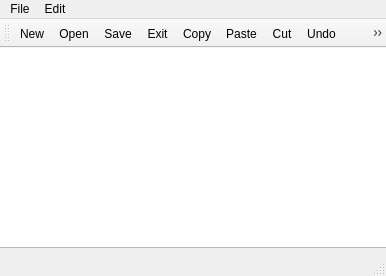
<?xml version="1.0" encoding="UTF-8"?>
<ui version="4.0">
 <class>MainWindow</class>
 <widget class="QMainWindow" name="MainWindow">
  <property name="geometry">
   <rect>
    <x>0</x>
    <y>0</y>
    <width>386</width>
    <height>276</height>
   </rect>
  </property>
  <property name="windowTitle">
   <string>MainWindow</string>
  </property>
  <widget class="QWidget" name="centralwidget">
   <widget class="QWidget" name="verticalLayoutWidget">
    <property name="geometry">
     <rect>
      <x>-1</x>
      <y>-1</y>
      <width>391</width>
      <height>201</height>
     </rect>
    </property>
    <layout class="QVBoxLayout" name="verticalLayout">
     <item>
      <widget class="QTextEdit" name="textEdit"/>
     </item>
    </layout>
   </widget>
  </widget>
  <widget class="QMenuBar" name="menubar">
   <property name="geometry">
    <rect>
     <x>0</x>
     <y>0</y>
     <width>386</width>
     <height>21</height>
    </rect>
   </property>
   <widget class="QMenu" name="menuFile">
    <property name="title">
     <string>File</string>
    </property>
    <addaction name="actionNew"/>
    <addaction name="actionOpen"/>
    <addaction name="actionSave"/>
    <addaction name="actionSave_as"/>
    <addaction name="actionExit"/>
   </widget>
   <widget class="QMenu" name="menuEdit">
    <property name="title">
     <string>Edit</string>
    </property>
    <addaction name="actionCopy"/>
    <addaction name="actionPaste"/>
    <addaction name="actionCut"/>
    <addaction name="actionUndo"/>
    <addaction name="actionRedo"/>
   </widget>
   <addaction name="menuFile"/>
   <addaction name="menuEdit"/>
  </widget>
  <widget class="QStatusBar" name="statusbar"/>
  <widget class="QToolBar" name="toolBar">
   <property name="windowTitle">
    <string>toolBar</string>
   </property>
   <attribute name="toolBarArea">
    <enum>TopToolBarArea</enum>
   </attribute>
   <attribute name="toolBarBreak">
    <bool>false</bool>
   </attribute>
   <addaction name="actionNew"/>
   <addaction name="actionOpen"/>
   <addaction name="actionSave"/>
   <addaction name="actionExit"/>
   <addaction name="actionCopy"/>
   <addaction name="actionPaste"/>
   <addaction name="actionCut"/>
   <addaction name="actionUndo"/>
   <addaction name="actionRedo"/>
  </widget>
  <action name="actionNew">
   <property name="icon">
    <iconset resource="Resources.qrc">
     <normaloff>:/imgs/Icons/New.bmp</normaloff>:/imgs/Icons/New.bmp</iconset>
   </property>
   <property name="text">
    <string>New</string>
   </property>
   <property name="shortcut">
    <string>Ctrl+N</string>
   </property>
  </action>
  <action name="actionOpen">
   <property name="icon">
    <iconset resource="Resources.qrc">
     <normaloff>:/imgs/Icons/Open.bmp</normaloff>:/imgs/Icons/Open.bmp</iconset>
   </property>
   <property name="text">
    <string>Open</string>
   </property>
   <property name="shortcut">
    <string>Ctrl+O</string>
   </property>
  </action>
  <action name="actionSave_as">
   <property name="icon">
    <iconset resource="Resources.qrc">
     <normaloff>:/imgs/Icons/Save.bmp</normaloff>:/imgs/Icons/Save.bmp</iconset>
   </property>
   <property name="text">
    <string>Save as</string>
   </property>
   <property name="shortcut">
    <string>Ctrl+Shift+S</string>
   </property>
  </action>
  <action name="actionExit">
   <property name="text">
    <string>Exit</string>
   </property>
   <property name="shortcut">
    <string>Ctrl+Q</string>
   </property>
  </action>
  <action name="actionCopy">
   <property name="icon">
    <iconset resource="Resources.qrc">
     <normaloff>:/imgs/Icons/Copy.bmp</normaloff>:/imgs/Icons/Copy.bmp</iconset>
   </property>
   <property name="text">
    <string>Copy</string>
   </property>
   <property name="shortcut">
    <string>Ctrl+C</string>
   </property>
  </action>
  <action name="actionPaste">
   <property name="icon">
    <iconset resource="Resources.qrc">
     <normaloff>:/imgs/Icons/Paste.bmp</normaloff>:/imgs/Icons/Paste.bmp</iconset>
   </property>
   <property name="text">
    <string>Paste</string>
   </property>
   <property name="shortcut">
    <string>Ctrl+V</string>
   </property>
  </action>
  <action name="actionCut">
   <property name="icon">
    <iconset resource="Resources.qrc">
     <normaloff>:/imgs/Icons/Cut.bmp</normaloff>:/imgs/Icons/Cut.bmp</iconset>
   </property>
   <property name="text">
    <string>Cut</string>
   </property>
   <property name="shortcut">
    <string>Ctrl+X</string>
   </property>
  </action>
  <action name="actionUndo">
   <property name="text">
    <string>Undo</string>
   </property>
   <property name="shortcut">
    <string>Ctrl+Z</string>
   </property>
  </action>
  <action name="actionRedo">
   <property name="text">
    <string>Redo</string>
   </property>
   <property name="shortcut">
    <string>Ctrl+Y</string>
   </property>
  </action>
  <action name="actionSave">
   <property name="icon">
    <iconset resource="Resources.qrc">
     <normaloff>:/imgs/Icons/Save.bmp</normaloff>:/imgs/Icons/Save.bmp</iconset>
   </property>
   <property name="text">
    <string>Save</string>
   </property>
   <property name="shortcut">
    <string>Ctrl+S</string>
   </property>
  </action>
 </widget>
 <resources>
  <include location="Resources.qrc"/>
 </resources>
 <connections/>
</ui>
